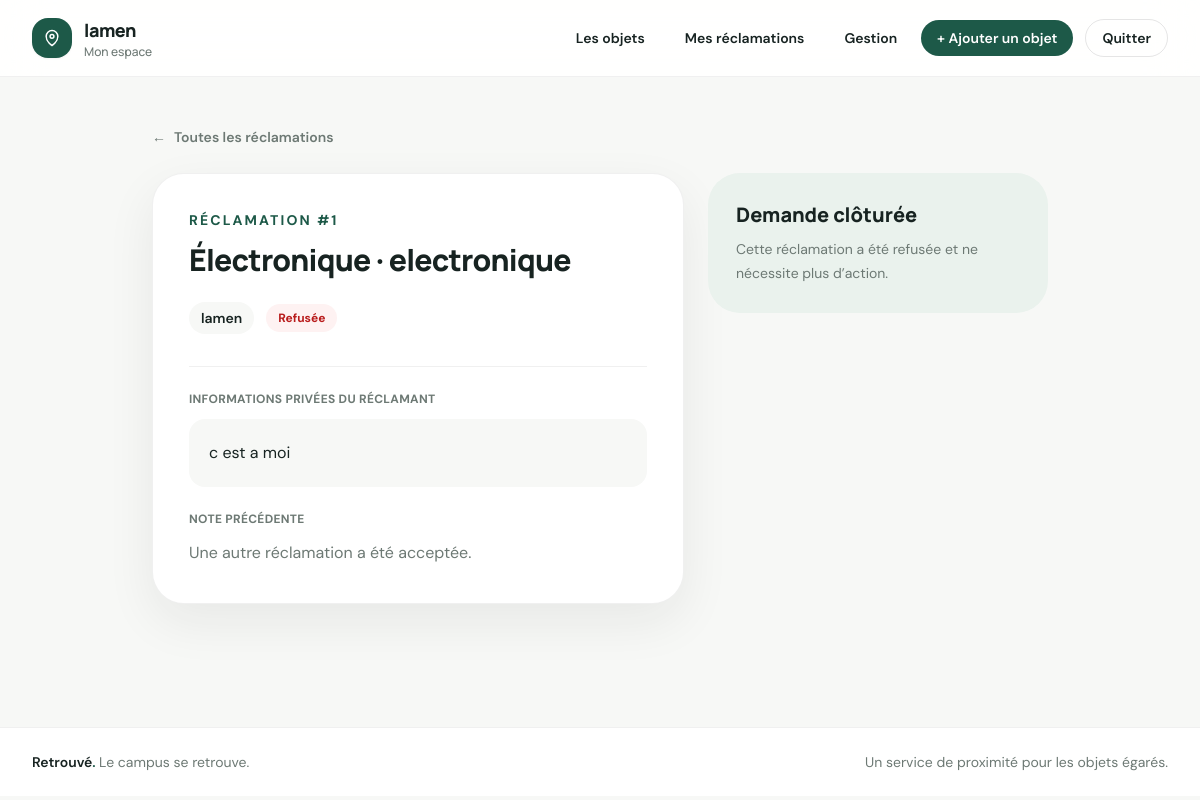
Page /gestion/reclamations/1/ (signed in) on the committed database.
### objets_trouves/models.py (models this page shows, shortened)
class Reclamation(models.Model):
    class Etat(models.TextChoices):
        EN_ATTENTE = "en_attente", "En attente"
        ACCEPTEE = "acceptee", "Acceptée"
        REFUSEE = "refusee", "Refusée"
        REMISE = "remise", "Remise"
    objet = models.ForeignKey(
        ObjetTrouve,
        on_delete=models.PROTECT,
        related_name="reclamations",
    )
    auteur = models.ForeignKey(
        settings.AUTH_USER_MODEL,
        on_delete=models.PROTECT,
        related_name="reclamations_objets",
    )
    description_complementaire = models.TextField(
        help_text="Détails privés permettant au gestionnaire de vérifier votre réclamation."
    )
    etat = models.CharField(
        max_length=12,
        choices=Etat.choices,
        default=Etat.EN_ATTENTE,
    )
    cree_le = models.DateTimeField(auto_now_add=True)
    traitee_par = models.ForeignKey(
        settings.AUTH_USER_MODEL,
        on_delete=models.PROTECT,
        related_name="reclamations_traitees",
        null=True,
        blank=True,
    )
    traitee_le = models.DateTimeField(null=True, blank=True)
    note_decision = models.TextField(blank=True)
    remise_le = models.DateTimeField(null=True, blank=True)
    class Meta:
        ordering = ["-cree_le"]
        verbose_name = "réclamation"
        verbose_name_plural = "réclamations"
        constraints = [
            models.UniqueConstraint(
                fields=["objet", "auteur"],
                condition=Q(etat="en_attente"),
                name="une_reclamation_en_attente_par_auteur_objet",
            ),
            models.UniqueConstraint(
                fields=["objet"],
                condition=Q(etat__in=["acceptee", "remise"]),
                name="une_reclamation_gagnante_par_objet",
            ),
        ]

class ObjetTrouve(models.Model):
    class Categorie(models.TextChoices):
        ELECTRONIQUE = "electronique", "Électronique"
        VETEMENT = "vetement", "Vêtement"
        DOCUMENT = "document", "Document"
        ACCESSOIRE = "accessoire", "Accessoire"
        AUTRE = "autre", "Autre"
    categorie = models.CharField(max_length=20, choices=Categorie.choices)
    description = models.CharField(max_length=300)
    image = models.ImageField(upload_to="objets/", blank=True)
    lieu_decouverte = models.CharField(max_length=160)
    date_decouverte = models.DateField()
    publie_par = models.ForeignKey(
        settings.AUTH_USER_MODEL,
        on_delete=models.PROTECT,
        related_name="objets_publies",
    )
    cree_le = models.DateTimeField(auto_now_add=True)
    remis_le = models.DateTimeField(null=True, blank=True)
    remis_a = models.ForeignKey(
        settings.AUTH_USER_MODEL,
        on_delete=models.PROTECT,
        related_name="objets_retrouves",
        null=True,
        blank=True,
    )
    remis_par = models.ForeignKey(
        settings.AUTH_USER_MODEL,
        on_delete=models.PROTECT,
        related_name="objets_remis",
        null=True,
        blank=True,
    )
    class Meta:
        ordering = ["-date_decouverte", "-cree_le"]
        verbose_name = "objet trouvé"
        verbose_name_plural = "objets trouvés"

### objets_trouves/views.py (the view, shortened to what this page needs)
@user_passes_test(est_gestionnaire)
def detail_gestion_reclamation(request, pk):
    reclamation = get_object_or_404(
        Reclamation.objects.select_related("objet", "auteur", "traitee_par"),
        pk=pk,
    )
    form = NoteDecisionForm(request.POST or None)
    reclamation.refresh_from_db()
    return render(
        request,
        "objets_trouves/detail_gestion_reclamation.html",
        {"reclamation": reclamation, "form": form},
    )

### objets_trouves/views.py (called while the page is built)
def est_gestionnaire(user):
    return user.is_staff

### objets_trouves/templates/objets_trouves/detail_gestion_reclamation.html (shortened to what this page needs)
{% extends "objets_trouves/base.html" %}
{% block content %}
  <div class="mx-auto max-w-4xl">
    <a href="{% url 'gestion_reclamations' %}" class="inline-flex items-center gap-2 text-sm font-semibold text-muted transition hover:text-forest"><span aria-hidden="true">←</span> Toutes les réclamations</a>
    <div class="mt-6 grid gap-6 lg:grid-cols-[1fr_340px]">
      <section class="rounded-[2rem] border border-black/[.06] bg-white p-7 shadow-soft sm:p-9">
        <p class="text-sm font-bold uppercase tracking-[.15em] text-forest">Réclamation #{{ reclamation.pk }}</p>
        <h1 class="mt-3 text-3xl font-extrabold tracking-tight">{{ reclamation.objet.get_categorie_display }} · {{ reclamation.objet.description }}</h1>
        <div class="mt-6 flex flex-wrap items-center gap-3">
          <span class="rounded-full bg-paper px-3 py-1.5 text-sm font-semibold">{{ reclamation.auteur }}</span>
          <span class="rounded-full px-3 py-1.5 text-xs font-bold {% if reclamation.etat == 'acceptee' or reclamation.etat == 'remise' %}bg-emerald-50 text-forest{% elif reclamation.etat == 'refusee' %}bg-red-50 text-red-700{% else %}bg-amber-50 text-amber-800{% endif %}">{{ reclamation.get_etat_display }}</span>
        </div>
        <div class="mt-8 border-t border-black/[.06] pt-6">
          <p class="text-xs font-bold uppercase tracking-wide text-muted">Informations privées du réclamant</p>
          <p class="mt-3 rounded-2xl bg-paper p-5 leading-7 text-ink">{{ reclamation.description_complementaire|linebreaksbr }}</p>
        </div>
        {% if reclamation.note_decision %}
          <div class="mt-6"><p class="text-xs font-bold uppercase tracking-wide text-muted">Note précédente</p><p class="mt-3 leading-7 text-muted">{{ reclamation.note_decision|linebreaksbr }}</p></div>
        {% endif %}
      </section>
      <aside class="h-fit rounded-[2rem] bg-[#eaf2ed] p-7">
        {% if reclamation.etat == "en_attente" %}
          <p class="text-sm font-bold uppercase tracking-[.15em] text-forest">Décision</p>
          <h2 class="mt-2 text-xl font-extrabold">Traiter la demande</h2>
          <p class="mt-2 text-sm leading-6 text-muted">Vérifiez les informations avant de prendre une décision.</p>
          <form method="post" class="mt-6">
            {% csrf_token %}
            {{ form.as_p }}
            <button type="submit" name="action" value="accepter" class="mb-2 w-full rounded-xl bg-forest px-4 py-3 font-bold text-white transition hover:bg-[#174737]">Accepter la réclamation</button>
            <button type="submit" name="action" value="refuser" class="w-full rounded-xl border border-red-200 bg-white px-4 py-3 font-bold text-red-700 transition hover:bg-red-50">Refuser la réclamation</button>
          </form>
        {% else %}
          <h2 class="text-xl font-extrabold">Demande clôturée</h2>
          <p class="mt-2 text-sm leading-6 text-muted">Cette réclamation a été refusée et ne nécessite plus d’action.</p>
        {% endif %}
      </aside>
    </div>
  </div>
{% endblock %}

### objets_trouves/templates/objets_trouves/base.html (shortened to what this page needs)
<!doctype html>
<html lang="fr">
<head>
  <script src="https://cdn.tailwindcss.com"></script>
</head>
<body class="min-h-screen bg-paper text-ink antialiased">
  <header class="sticky top-0 z-30 border-b border-black/[.06] bg-white/90 backdrop-blur-xl">
    <nav class="mx-auto flex max-w-7xl items-center justify-between gap-5 px-5 py-4 sm:px-8" aria-label="Navigation principale">
      <a href="{% url 'liste_objets' %}" class="brand flex items-center gap-3 text-lg font-extrabold tracking-tight text-ink">
        <span class="flex h-10 w-10 items-center justify-center rounded-2xl bg-forest text-white shadow-sm">
          <svg class="h-5 w-5" viewBox="0 0 24 24" fill="none" stroke="currentColor" stroke-width="1.8" aria-hidden="true">
            <path stroke-linecap="round" stroke-linejoin="round" d="M12 21s7-4.35 7-11a7 7 0 1 0-14 0c0 6.65 7 11 7 11Z"/><circle cx="12" cy="10" r="2.3"/>
          </svg>
        </span>
        <span class="min-w-0">
          {% if user.is_authenticated %}
            <span class="block max-w-48 truncate">{{ user.get_username }}</span>
            <span class="hidden text-xs font-medium tracking-normal text-muted sm:block">Mon espace</span>
          {% else %}
            <span>Retrouvé<span class="text-forest">.</span><span class="hidden text-xs font-medium tracking-normal text-muted sm:inline"> · Campus</span></span>
          {% endif %}
        </span>
      </a>
      <div class="flex items-center gap-1 sm:gap-2">
        <a href="{% url 'liste_objets' %}" class="hidden rounded-full px-4 py-2 text-sm font-semibold text-ink transition hover:bg-paper sm:inline-flex">Les objets</a>
        {% if user.is_authenticated %}
          <a href="{% url 'mes_reclamations' %}" class="rounded-full px-3 py-2 text-sm font-semibold text-ink transition hover:bg-paper sm:px-4">Mes réclamations</a>
          {% if user.is_staff %}
            <a href="{% url 'gestion_reclamations' %}" class="hidden rounded-full px-4 py-2 text-sm font-semibold text-ink transition hover:bg-paper md:inline-flex">Gestion</a>
            <a href="{% url 'ajouter_objet' %}" class="hidden rounded-full bg-forest px-4 py-2 text-sm font-semibold text-white transition hover:bg-[#174737] lg:inline-flex">+ Ajouter un objet</a>
          {% endif %}
          <form method="post" action="{% url 'logout' %}" class="ml-1">
            <button type="submit" class="rounded-full border border-black/10 px-4 py-2 text-sm font-semibold text-ink transition hover:border-ink hover:bg-ink hover:text-white">Quitter</button>
          </form>
        {% else %}
          <a href="{% url 'login' %}" class="rounded-full bg-ink px-5 py-2.5 text-sm font-semibold text-white transition hover:bg-forest">Connexion</a>
        {% endif %}
      </div>
    </nav>
  </header>
  <main class="mx-auto min-h-[calc(100vh-150px)] max-w-7xl px-5 py-8 sm:px-8 sm:py-12">
    {% block content %}{% endblock %}
  </main>
  <footer class="border-t border-black/[.06] bg-white">
    <div class="mx-auto flex max-w-7xl flex-col gap-2 px-5 py-6 text-sm text-muted sm:flex-row sm:items-center sm:justify-between sm:px-8">
      <p class="font-semibold text-ink">Retrouvé<span class="text-forest">.</span> <span class="font-normal text-muted">Le campus se retrouve.</span></p>
      <p>Un service de proximité pour les objets égarés.</p>
    </div>
  </footer>
</body>
</html>

### objets_trouves/templates/objets_trouves/base.html (style rules this page uses)
body { font-family: "DM Sans", sans-serif; }
h1, h2, h3, .brand { font-family: "Manrope", sans-serif; }

### rows in the picture
Reclamation: pk "1", objet.categorie "Électronique", objet.description "electronique", auteur "lamen", etat "Refusée", description_complementaire "c est a moi", note_decision "Une autre réclamation a été acceptée."

### other values in the picture
{{ user.get_username }} "lamen"
